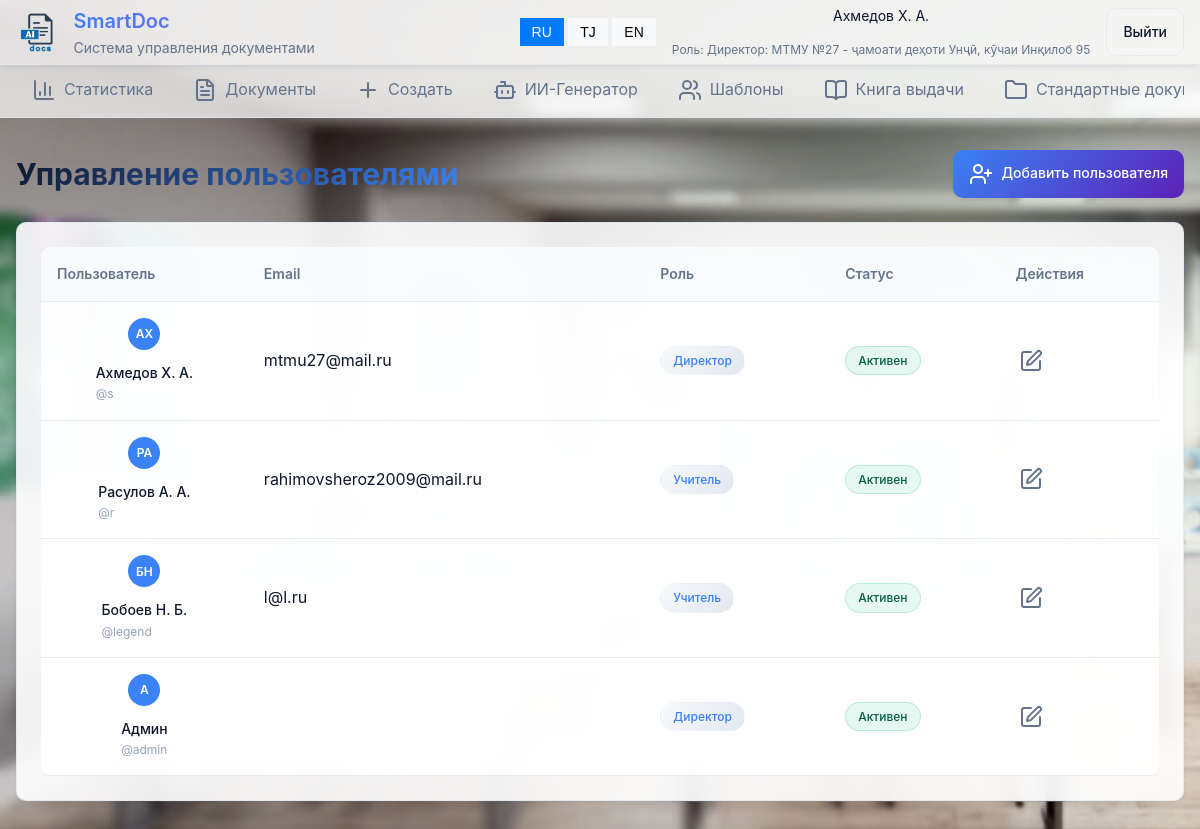
The page /user_list/ (signed in) on the database as committed earlier.
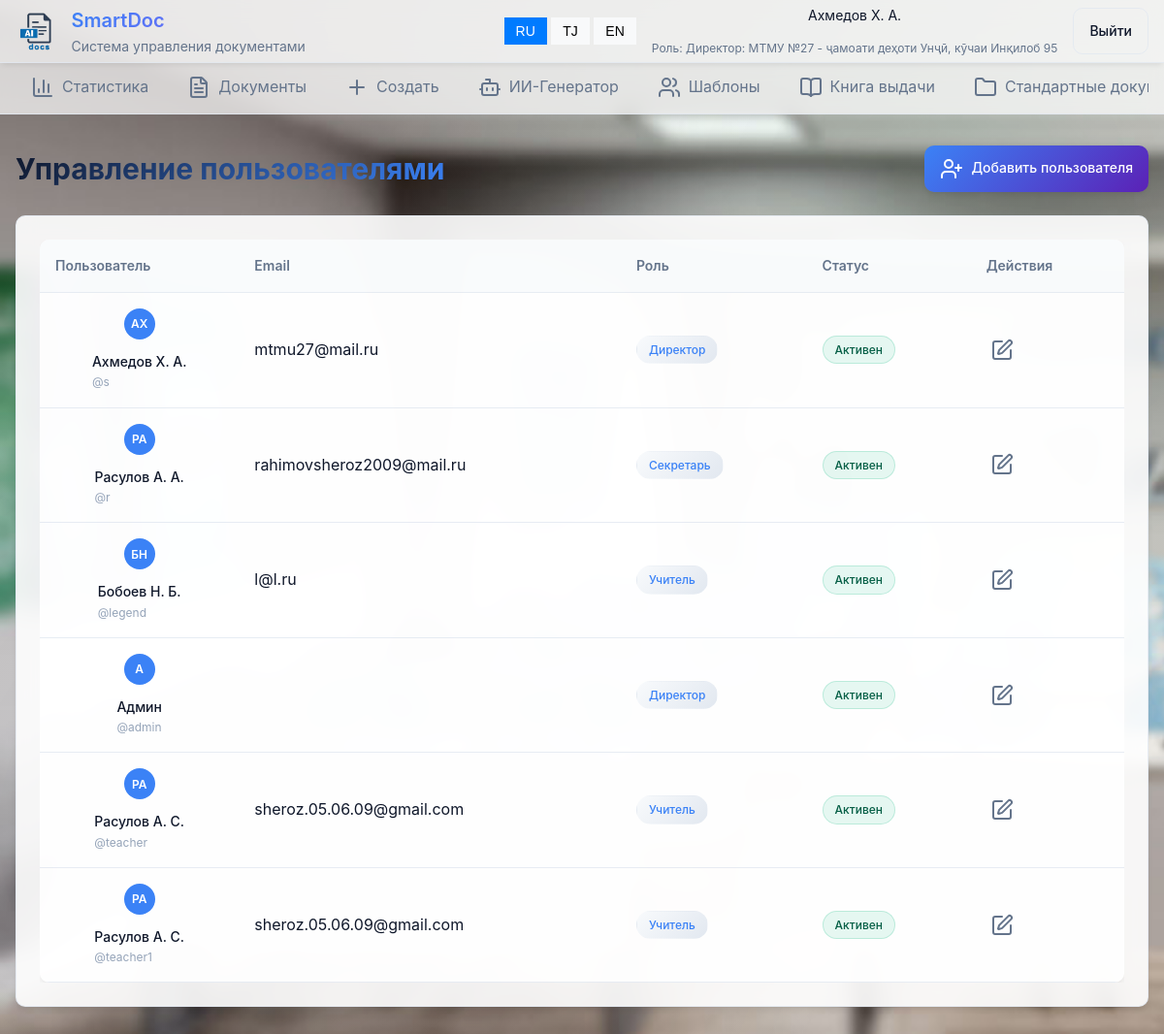
The same page on the database as committed later.
### main/models.py (models this page shows, shortened)
class User(AbstractUser):
    ROLE_CHOICES = (
        ('director', 'Директор'),
        ('secretary', 'Секретарь'),
        ('teacher', 'Учитель'),
    )
    avatar=models.ImageField(upload_to='avatars/' ,default='avatars/default.png')
    role = models.CharField(max_length=20, choices=ROLE_CHOICES)
    school = models.ForeignKey(School, on_delete=models.CASCADE, null=True, blank=True)

class School(models.Model):
    name = models.CharField(max_length=255)
    address = models.TextField(blank=True)
    email = models.EmailField(blank=True)
    tel=models.CharField(max_length=20, blank=True)
    headletter=models.FileField(upload_to='headletters/', null=True, blank=True)
    approved=models.BooleanField(default=False)
    created_at = models.DateTimeField(auto_now_add=True)
    def __str__(self):
        return f'{self.name} - {self.address}'

### main/views.py (the view)
# urls.py: path('user_list/', user_list, name='user_list'),
@login_required
def user_list(request):
    users = User.objects.filter(school=request.user.school)
    return render(request, 'main/user_list.html', {'users': users})

### main/templates/main/user_list.html (shortened to what this page needs)
{% extends 'main/base.html' %}
{% block content %}
<div class="page-container">
    <div class="page-header">
        <h2 data-i18n="user_management">Управление пользователями</h2>
        <div class="page-actions">
            <a class="btn btn-primary" href="{%url 'register'%}">
                <i data-lucide="user-plus"></i>
                <span data-i18n="add_user">Добавить пользователя</span>
            </a>
        </div>
    </div>
    <div class="card">
        <div class="card-content">
            <div class="users-table">
                <table class="table">
                    <thead>
                        <tr>
                            <th data-i18n="user">Пользователь</th>
                            <th data-i18n="email">Email</th>
                            <th data-i18n="role">Роль</th>
                            <th data-i18n="status">Статус</th>
                            <th data-i18n="actions">Действия</th>
                        </tr>
                    </thead>
                    <tbody>
                        {% for user in users %}
                        <tr>
                            <td>
                                <div class="user-info">
                                    <div class="user-avatar">{{ user.first_name.0 }}{{ user.last_name.0 }}</div>
                                    <div>
                                        <div class="user-name">{{ user.first_name }} {{ user.last_name }}</div>
                                        <div class="user-username">@{{ user.username }}</div>
                                    </div>
                                </div>
                            </td>
                            <td>{{ user.email }}</td>
                            <td>
                                <div class="badge" style="color: var(--primary);">{{ user.get_role_display|default:"Пользователь" }}</div>
                            </td>
                            <td>
                                <div class="badge badge-{% if user.is_active %}approved{% else %}rejected{% endif %}">
                                    {% if user.is_active %}<span data-i18n="active">Активен</span>{% else %}<span data-i18n="inactive">Неактивен</span>{% endif %}
                                </div>
                            </td>
                            <td>
                                <div class="table-actions">
                                    <a class="btn-icon" title="Редактировать" href="{% url 'user_edit' user.id %}" data-i18n-title="edit">
                                        <i data-lucide="edit"></i>
                                    </a>
                                </div>
                            </td>
                        </tr>
                        {% endfor %}
                    </tbody>
                </table>
            </div>
        </div>
    </div>
</div>
{% endblock %}

### main/templates/main/base.html (shortened to what this page needs)
<!DOCTYPE html>
{% load static %}
<html lang="ru">
<head>
    <link rel="stylesheet" href="{% static 'css/main.css' %}">
    <link rel="stylesheet" href="{% static 'css/style.css' %}">
</head>
<body>
    {% if user.is_authenticated %}
    <header class="header">
        <div class="header-container">
            <div class="header-left">
                <div class="logo">
                    <img src="{% static 'image/logo.png' %}" alt="Logo" class="logo-image" height="40px">
                    <div class="logo-text">
                        <h1 data-i18n="logo_title">SmartDoc</h1>
                        <p data-i18n="logo_subtitle">Система управления документами</p>
                    </div>
                </div>
            </div>
            <div class="header-right">
                <div class="language-switcher">
                    <button class="lang-btn" data-lang="ru" onclick="changeLanguage('ru')">RU</button>
                    <button class="lang-btn" data-lang="tj" onclick="changeLanguage('tj')">TJ</button>
                    <button class="lang-btn" data-lang="en" onclick="changeLanguage('en')">EN</button>
                </div>
                <div class="user-info">
                    <span>{{ user.first_name }} {{ user.last_name }}</span>
                    <span class="user-role"><span data-i18n="role">Роль</span>: {{ user.get_role_display }}: {{user.school}}</span>
                </div>
                <a href="{% url 'logout' %}" class="btn btn-outline" data-i18n="logout">Выйти</a>
            </div>
        </div>
    </header>
    <nav class="navigation">
        <div class="nav-container">
            <div class="nav-tabs">
                <a href="{% url 'index' %}" class="nav-tab {% if request.resolver_match.url_name == 'index' %}active{% endif %}">
                    <i data-lucide="bar-chart-3"></i>
                    <span data-i18n="statistics">Статистика</span>
                </a>
                <a href="{% url 'documents' %}" class="nav-tab {% if request.resolver_match.url_name == 'documents' %}active{% endif %}">
                    <i data-lucide="file-text"></i>
                    <span data-i18n="documents">Документы</span>
                </a>
                <a href="{% url 'document_create' %}" class="nav-tab {% if request.resolver_match.url_name == 'document_create' %}active{% endif %}">
                    <i data-lucide="plus"></i>
                    <span data-i18n="create">Создать</span>
                </a>
                <a href="{% url 'ai' %}" class="nav-tab {% if request.resolver_match.url_name == 'ai' %}active{% endif %}">
                    <i data-lucide="bot"></i>
                    <span data-i18n="ai_generator">ИИ-Генератор</span>
                </a>
                <a href="{% url 'templates' %}" class="nav-tab {% if request.resolver_match.url_name == 'templates' %}active{% endif %}">
                    <i data-lucide="users"></i>
                    <span data-i18n="head_templates">Шаблоны</span>
                </a>
                <a href="{% url 'export_book' %}" class="nav-tab {% if request.resolver_match.url_name == 'export_book' %}active{% endif %}">
                    <i data-lucide="book-open"></i>
                    <span data-i18n="head_export">Книга выдачи</span>
                </a>
                <a href="{% url 'standard_docs' %}" class="nav-tab {% if request.resolver_match.url_name == 'standard_docs' %}active{% endif %}">
                    <i data-lucide="folder"></i>
                    <span data-i18n="head_standard">Стандартные документы</span>
                </a>
            </div>
        </div>
    </nav>
    {% endif %}
    <main class="main-content">
        {% block content %}{% endblock %}
    </main>
</body>
</html>

Rows that differ between the two databases and show on the page:
changed User "rahimovsheroz2009@mail.ru": role "Учитель" → "Секретарь"
added User: first_name.0 "Р", last_name.0 "А", first_name "Расулов", last_name "А. C.", username "teacher", email "sheroz.05.06.09@gmail.com", role "Учитель", is_active "Активен"
added User: first_name.0 "Р", last_name.0 "А", first_name "Расулов", last_name "А. C.", username "teacher1", email "sheroz.05.06.09@gmail.com", role "Учитель", is_active "Активен"
